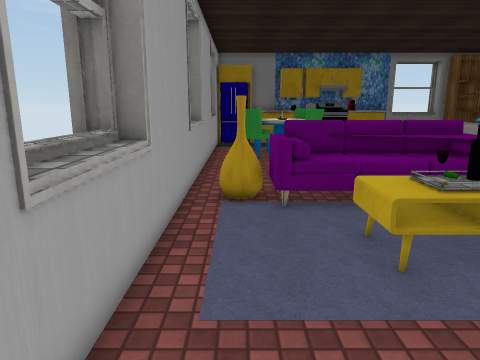
view 1 (above)

17 first-person views from a walk through a 3-D level made in the Unity game engine. The camera is 1.5 m above the floor, tilts 12° down and sees 70° across. The floor is counted in squares, 0.5 m on a side. Each view is taken from the middle of a square. On the plan, view 1 faces up. The plan holds only what a view shows up to about 20 squares ahead; the rest is blank. Some animated figures are left out. Door leaves are left out, so doorways stand open. Some surface patterns are stand-ins.

view 2
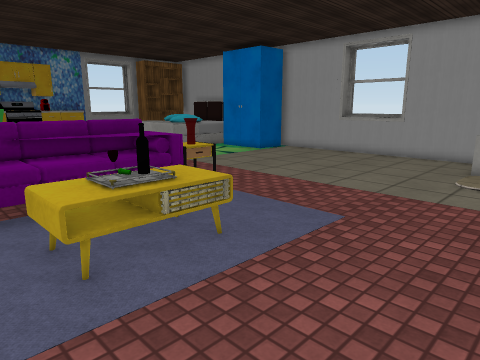

view 3
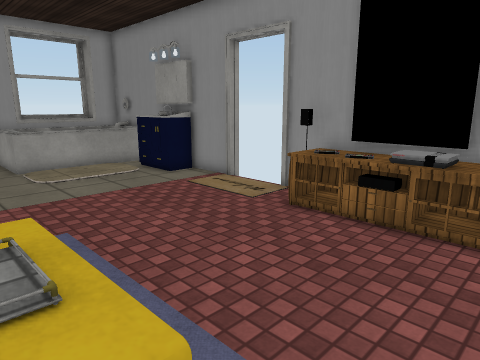

view 4
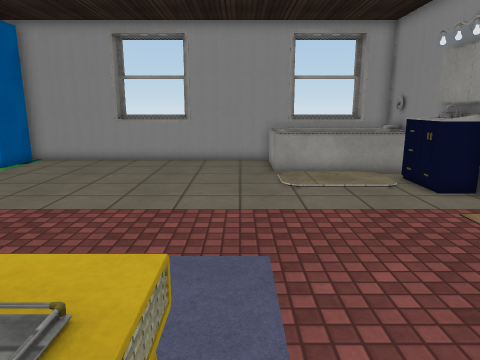

view 5
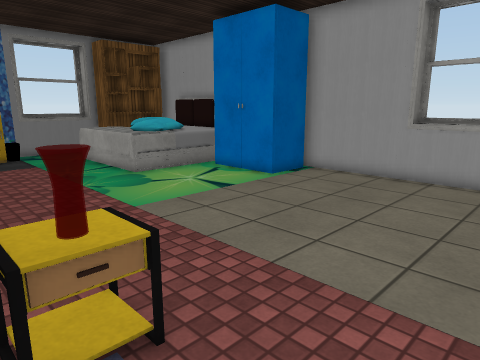

view 6
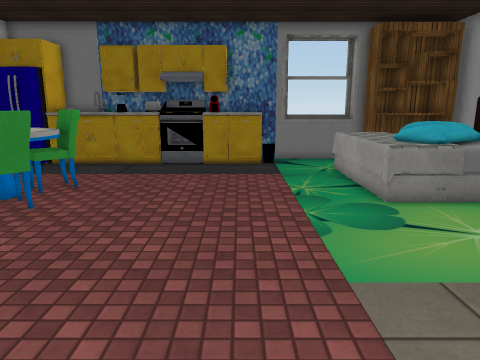

view 7
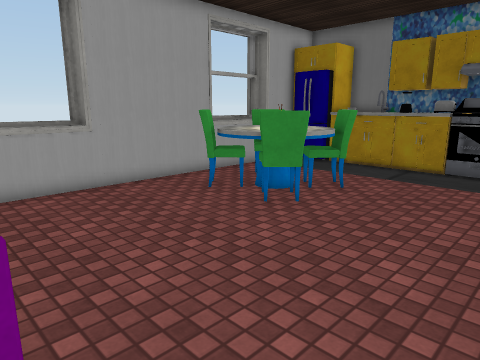

view 8
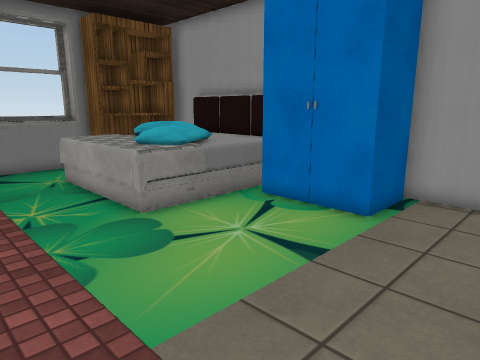

view 9
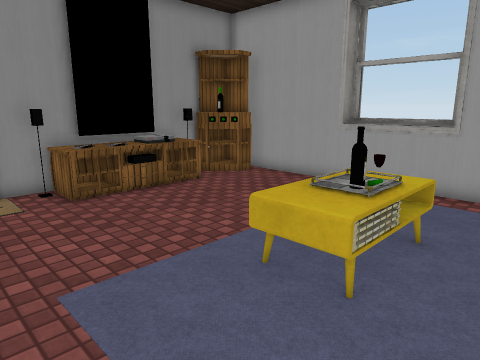

view 10
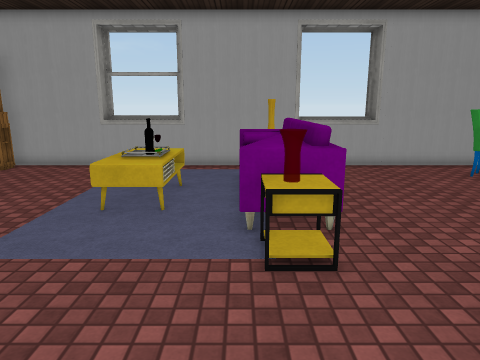

view 11
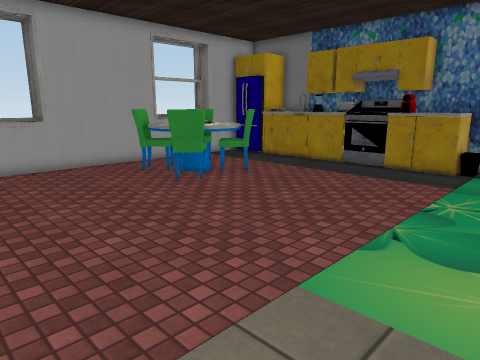

view 12
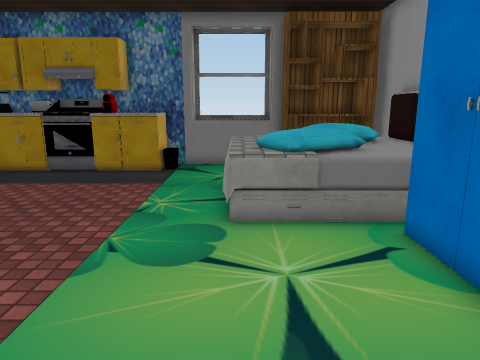

view 13
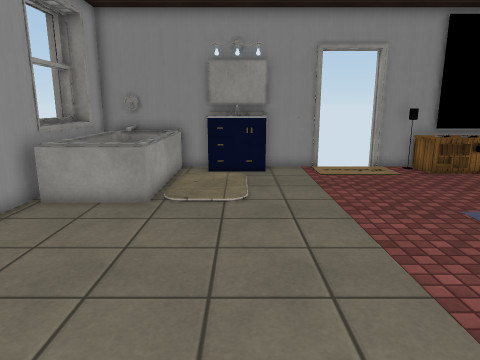

view 14
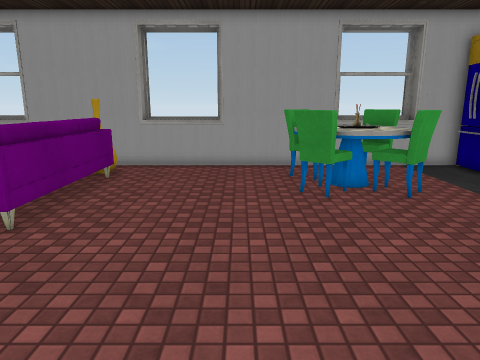

view 15
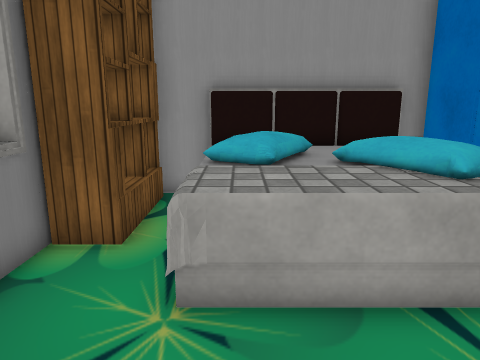

view 16
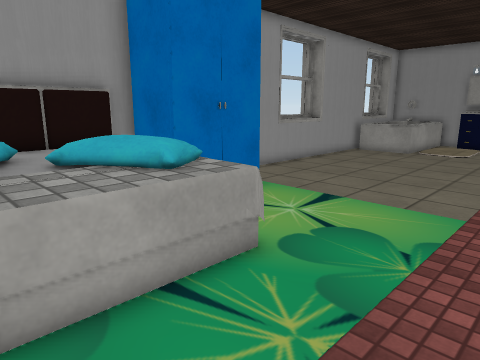

view 17
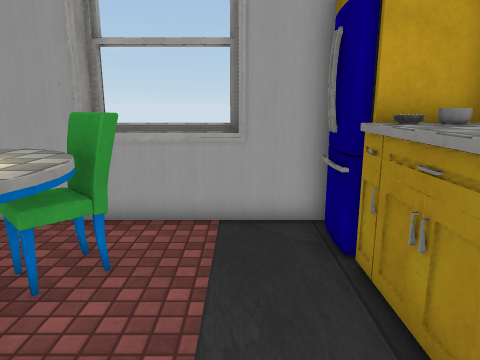

### Floor plan
Key: @ floor where view 1 was taken; # wall or solid block; x gap in a wall; . floor; D open door; = window, fence, low wall or low ledge; ^ raised ledge; C chair; S sofa; A vase; R rug; T table; B bathtub; E bed; F stove; H shelf; I cabinet; G fridge; O other object.
Columns run from 3 left of view 1 to 24 right of it. Each row starts with its distance up from view 1.
 32                 ######
 31     ######FF##^^#====HHHHH#
 30  I GOO^^OOFF O ^.....HHHHH#
 29  #GG#^^^^^FF#^^^..........#
 28  #.................EEEE  E#
 27 ##.................EEEE  E#
 26 #=.................EEEEEEE#
 25 #=..C..C...........EEEEEEE#
 24 #=.CC^^CC..........EEEEEEE#
 23 ##..^OO^x..........EEEEEEE#
 22  #..^OO^^..........EEEEEEE#
 21  #.CC^^CC..............####
 20  #..C^^C...............#
 19  #.....................#
 18  #.....................#
 17 ##.....................####
 16 ^^........................#
 15 ^^........................#
 14 ^^........................#
 13 ##........................#
 12  #=AASSSSSSSTT............##
 11  #AAASSSSSSS T............=#
 10  #. SSSSSSSSTR............=#
  9  #.          .............=#
  8  #.   TTTT   .............#
  7 ##. . TOOTT. .............#
  6 #=.   TTTTT  .............#
  5 #=.   .      .............#
  4 #=........................#
  3 ##....................#BBB#
  2  #....................#  B##
  1  #....................#  B#
  0  #.@..................#  B#
 -1  #I..TTTTTT...........#  B#
 -2  #II.TOOTTT..  ...OOO.# ^B##
 -3   IIITOOOOTO#DDD# #####BOB#
 -4    ##########DDD###########

Positions as (right, up) in squares from view 1, and headings:
1: (0, 0), facing up
2: (1, 0), facing up-right
3: (1, 7), facing down-right
4: (3, 5), facing right
5: (8, 7), facing up-right
6: (11, 11), facing up
7: (11, 12), facing up-left
8: (11, 13), facing up-right
9: (11, 10), facing down-left
10: (16, 10), facing left
11: (16, 12), facing up-left
12: (16, 13), facing up
13: (16, 14), facing down
14: (16, 18), facing left
15: (11, 27), facing right
16: (11, 27), facing down-right
17: (7, 27), facing left
